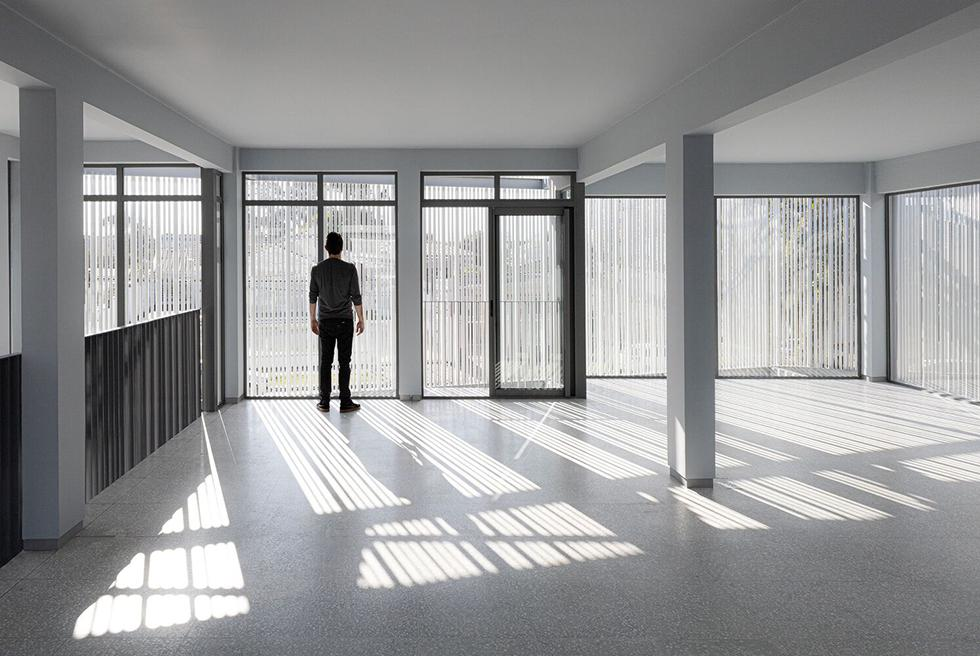
#> input picture data/raw/shadows/Man_Modern_Window.jpeg, 980 x 656 px, found by its file name
$ python illumination_v4.py
#> lines starting #> are read from the running program, lines starting #| are printed output that depends on the picture; after the words box and inside, x2 and y2 are one past the last pixel; in counts of white or black regions, pixels touching at a corner belong together
# Final Iteration

import cv2
import numpy as np
import matplotlib.pyplot as plt


class IlluminationAnalyzer:
    """
    Pipeline: L channel -> local illumination (blur) -> discontinuity
    map -> adaptive shadow threshold -> shape filtering -> axis-aligned
    exclusion, pixel-level then whole-blob (drops architecture: window
    frames, railings, pillars, including fused grid/intersection
    shapes) -> ROI gating -> Hough lines -> dominant axis -> light
    direction (via brightness comparison).
    """

    def __init__(
        self,
        illum_blur_size=61,
        adaptive_block_size=51,
        adaptive_C=8,
        morph_kernel_size=5,
        min_component_area=150,
        max_aspect_ratio=6.0,
        min_extent=0.15,
        max_border_touch_frac=0.6,
        use_hue_filter=False,
        hue_tol=12,
        # Axis-aligned exclusion: architecture photographed roughly
        # level (window frames, railings, door frames, pillars)
        # produces long, near-horizontal/near-vertical dark streaks
        # that are structural, not cast shadows. A component is
        # excluded when BOTH its elongation and its closeness to 0
        # or 90 degrees clear these thresholds; short or non-elongated
        # components are never judged on angle since they have no
        # reliable axis to begin with.
        axis_exclusion_deg=15.0,
        axis_exclusion_min_elongation=2.5,
        # Pixel-level directional opening, run BEFORE the whole-blob
        # PCA filter above. Catches axis-aligned architecture that
        # whole-blob PCA misses: e.g. a window mullion intersection
        # where a horizontal bar and a vertical bar fuse into one
        # connected component after morphological closing. That
        # fused blob has roughly equal spread in x and y, so PCA
        # reports LOW elongation even though every pixel in it sits
        # on a dead-straight horizontal or vertical run - it slips
        # right past the elongation-gated filter below. Opening with
        # a long thin kernel only keeps pixels that are themselves
        # part of a straight run of that length, independent of
        # whatever else is fused to them in the same component.
        # Tuned down from the earlier 0.025/15: at real photo
        # resolution those values were stripping genuine diagonal
        # shadow streaks, not just architecture - most real shadow
        # segments are broken into shortish runs (by railings, floor
        # joints, etc.) and don't survive a long straight-run test.
        # Lower this further if architecture is still leaking through,
        # or raise it if real shadow content is still getting thinned.
        axis_strip_kernel_frac=0.012,
        axis_strip_min_kernel_len=9,
        # ROI gating: "smart" looks at where the (shape- and
        # axis-filtered) shadow candidates concentrate row-by-row
        # instead of assuming a fixed region; "floor" keeps the old
        # fixed-fraction crop for scenes you already know are floor
        # shots; "full" disables gating entirely.
        roi_mode="smart",
        roi_relative_threshold=0.4,
        roi_min_active_frac=0.05,
        roi_pad_frac=0.02,
        floor_roi_top_frac=0.55,
        canny_low=40,
        canny_high=120,
        hough_threshold=40,
        min_line_length=30,
        max_line_gap=10,
        # fraction of image diagonal used as sampling distance/patch
        # size when disambiguating light direction
        light_sample_frac=0.06,
        # Which way the final arrow points along the disambiguated
        # axis. False (default): arrow points the way light is
        # travelling - away from the source, the same way a sunbeam
        # projects across the floor. True: arrow points back toward
        # the source itself (e.g. at the window/sun).
        light_points_to_source=False,
    ):
        self.illum_blur_size = illum_blur_size

        self.adaptive_block_size = adaptive_block_size
        self.adaptive_C = adaptive_C

        self.morph_kernel_size = morph_kernel_size
        self.min_component_area = min_component_area

        self.max_aspect_ratio = max_aspect_ratio
        self.min_extent = min_extent
        self.max_border_touch_frac = max_border_touch_frac

        self.use_hue_filter = use_hue_filter
        self.hue_tol = hue_tol

        self.axis_exclusion_deg = axis_exclusion_deg
        self.axis_exclusion_min_elongation = axis_exclusion_min_elongation
        self.axis_strip_kernel_frac = axis_strip_kernel_frac
        self.axis_strip_min_kernel_len = axis_strip_min_kernel_len

        self.roi_mode = roi_mode
        self.roi_relative_threshold = roi_relative_threshold
        self.roi_min_active_frac = roi_min_active_frac
        self.roi_pad_frac = roi_pad_frac
        self.floor_roi_top_frac = floor_roi_top_frac

        self.canny_low = canny_low
        self.canny_high = canny_high
        self.hough_threshold = hough_threshold
        self.min_line_length = min_line_length
        self.max_line_gap = max_line_gap

        self.light_sample_frac = light_sample_frac
        self.light_points_to_source = light_points_to_source

    # =====================================================
    # IMAGE PROCESSING
    # =====================================================

    def load_image(self, image_path):
#> called with image_path = 'data/raw/shadows/Man_Modern_Window.jpeg'
        image = cv2.imread(image_path)
#> image is the input picture: shape (656, 980, 3); mean B, G, R 153.4, 152.6, 152
        if image is None:
            raise FileNotFoundError(image_path)
        return image

    def preprocess(self, image):
        lab = cv2.cvtColor(image, cv2.COLOR_BGR2LAB)
#> lab: shape (656, 980, 3); mean of channels 0, 1, 2 159.1, 128, 127.5
        L = lab[:, :, 0]
        L = cv2.GaussianBlur(L, (5, 5), 0)
        hsv = cv2.cvtColor(image, cv2.COLOR_BGR2HSV)
#> hsv: shape (656, 980, 3); mean H, S, V 64.6, 6.9, 154.5
        return L, hsv

    # =====================================================
    # LOCAL ILLUMINATION / DISCONTINUITY MAP
    # =====================================================

    def estimate_local_illumination(self, L):
        k = self.illum_blur_size
        if k % 2 == 0:
            k += 1
        return cv2.GaussianBlur(L, (k, k), 0)

    def compute_discontinuity_map(self, L, local_illum):
        diff = local_illum.astype(np.float32) - L.astype(np.float32)
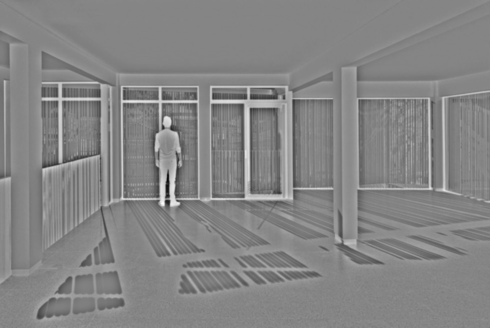
#> diff: shape (656, 980) float32 (shown at 1/2 size); min -156, max 143, mean 0; drawn with min black and max white
        diff = np.clip(diff, 0, 255).astype(np.uint8)
        return diff

    # =====================================================
    # ROI GATING
    # =====================================================

    # [7 lines left out: function build_floor_roi_mask, not called in this run]

    def build_smart_roi_mask(self, shadow_candidates):
        """
        Data-driven ROI: rather than assuming shadows sit in a fixed
        bottom fraction of the frame, this looks at where THIS
        image's own raw shadow-candidate pixels concentrate row by
        row, and keeps a single contiguous band around the strongest
        peak in that profile. Falls back to the full frame when no
        peak stands out (candidates are sparse or spread evenly).

        Deliberately a SINGLE band grown outward from the global
        density peak, not every row that clears a percentile cutoff.
        A percentile threshold lets any unrelated high-density region
        elsewhere in the frame in too - e.g. backlit window mullions
        produce almost as much adaptive-threshold density as a real
        floor shadow band, since local contrast is high there as
        well, even though they are not cast shadows. Anchoring on the
        single strongest peak and expanding only while density stays
        near it keeps the ROI to the region that actually dominates.
        """
        h, w = shadow_candidates.shape[:2]
        full_frame = np.full((h, w), 255, dtype=np.uint8)

        row_density = shadow_candidates.astype(np.float32).sum(axis=1) / (255.0 * w)

        # smooth the profile so a single noisy row doesn't create a spike
        k = max(int(h * 0.02) | 1, 5)
        kernel = np.ones(k, dtype=np.float32) / k
        smoothed = np.convolve(row_density, kernel, mode="same")

        if smoothed.max() < 1e-4:
            # essentially no shadow candidates anywhere -> nothing to gate
            return full_frame

        peak_row = int(np.argmax(smoothed))
        threshold = smoothed[peak_row] * self.roi_relative_threshold

        # grow outward from the peak while density stays close to it,
        # so a second, disconnected high-density region (like a window
        # band well above the floor) can't join the ROI just because
        # it separately clears the same global cutoff
        top = peak_row
        while top > 0 and smoothed[top - 1] >= threshold:
            top -= 1
        bottom = peak_row
        while bottom < h - 1 and smoothed[bottom + 1] >= threshold:
            bottom += 1

        if (bottom - top + 1) < h * self.roi_min_active_frac:
            # too little signal to trust a restricted ROI
            return full_frame

        # pad the band edges so real shadow boundaries near the
        # transition aren't clipped by a hard row cutoff
        pad = max(int(h * self.roi_pad_frac), 3)
        top = max(top - pad, 0)
        bottom = min(bottom + pad, h - 1)

        mask = np.zeros((h, w), dtype=np.uint8)
        mask[top:bottom + 1, :] = 255
        return mask

    def build_roi_mask(self, shadow_candidates):
        if self.roi_mode == "full":
            h, w = shadow_candidates.shape[:2]
            return np.full((h, w), 255, dtype=np.uint8)
        if self.roi_mode == "floor":
            return self.build_floor_roi_mask(shadow_candidates.shape)
        return self.build_smart_roi_mask(shadow_candidates)

    # =====================================================
    # SHADOW CANDIDATES (ADAPTIVE, LOCAL)
    # =====================================================

    def detect_shadow_candidates(self, L):
        block = self.adaptive_block_size
        if block % 2 == 0:
            block += 1

        mask = cv2.adaptiveThreshold(
            L,
            255,
            cv2.ADAPTIVE_THRESH_GAUSSIAN_C,
            cv2.THRESH_BINARY_INV,
            block,
            self.adaptive_C,
        )
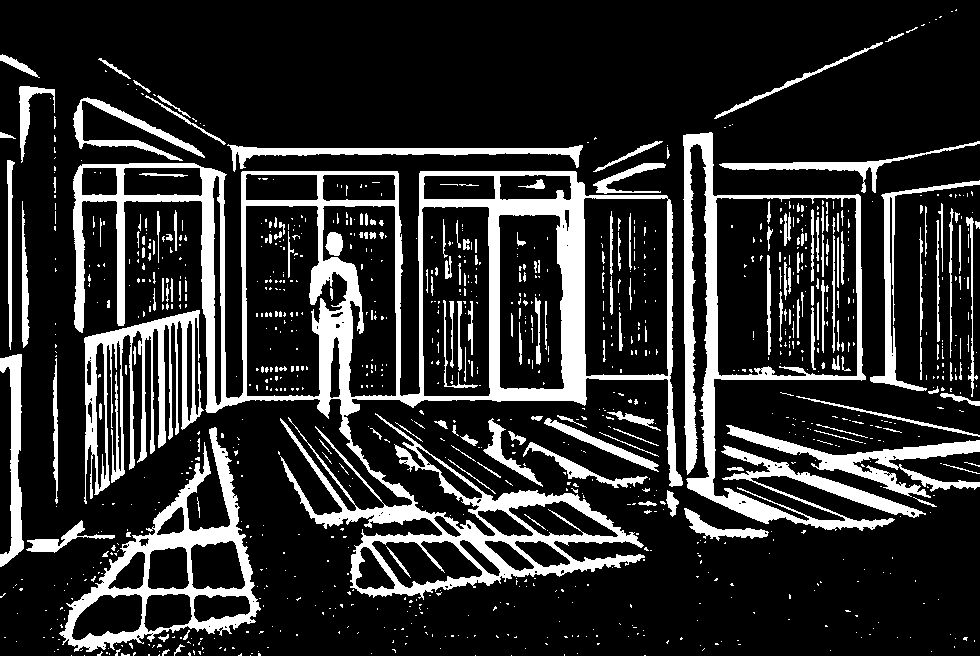
#> mask: shape (656, 980); 18.2% white; 1077 white regions (877 under 20 px), largest, box (x1, y1, x2, y2) and area: (73, 163, 683, 600) 45249, (683, 132, 926, 531) 14450, (59, 427, 261, 652) 9098
        return mask

    # =====================================================
    # CLEANUP
    # =====================================================

    def clean_shadow_mask(self, shadow_mask):
        kernel = np.ones(
            (self.morph_kernel_size, self.morph_kernel_size), np.uint8
        )
        cleaned = cv2.morphologyEx(shadow_mask, cv2.MORPH_OPEN, kernel)
#> cleaned: shape (656, 980); 12.6% white; 116 white regions, largest, box (x1, y1, x2, y2) and area: (419, 171, 586, 404) 10706, (683, 133, 786, 523) 8302, (73, 164, 225, 413) 6270
        cleaned = cv2.morphologyEx(cleaned, cv2.MORPH_CLOSE, kernel)
#> cleaned: shape (656, 980); 12.8% white; 79 white regions, largest, box (x1, y1, x2, y2) and area: (419, 171, 586, 404) 10846, (73, 163, 250, 459) 10623, (683, 133, 800, 523) 8793
        return cleaned

    # =====================================================
    # SHAPE FILTERING
    # =====================================================

    def filter_shadow_components(self, mask):
        h, w = mask.shape
        n_labels, labels, stats, _ = cv2.connectedComponentsWithStats(
            mask, connectivity=8
        )
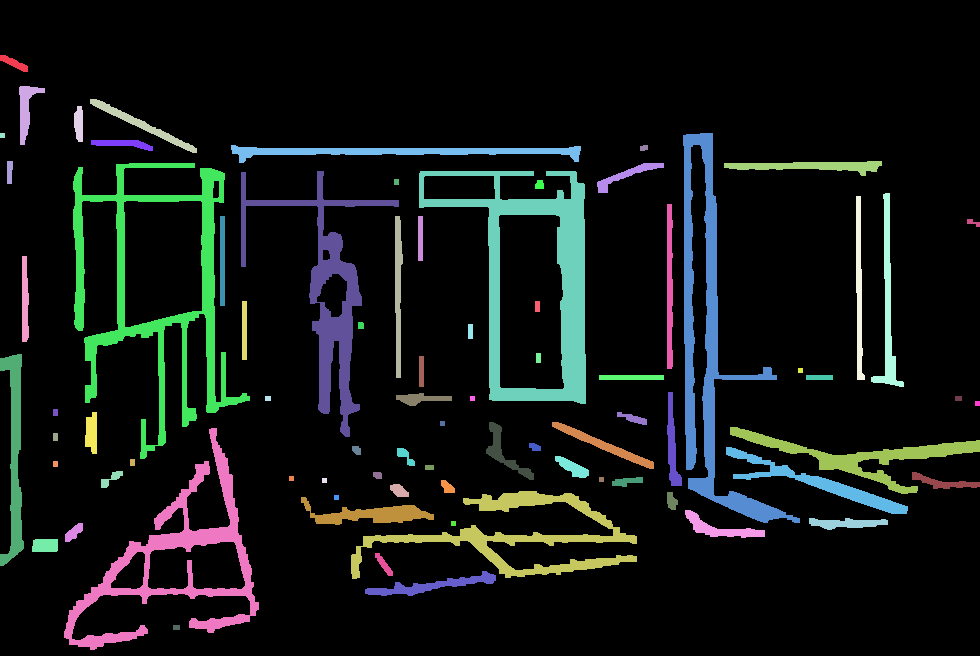
#> labels: shape (656, 980) int32; 80 distinct labels, from 0 to 79; one colour per label, 0 black
#> n_labels = 80; stats = 80 rows, first 6: [0, 0, 980, 656, 560428], [0, 55, 28, 17, 205], [19, 86, 26, 59, 623], [90, 99, 107, 54, 844], [74, 106, 9, 36, 273], [0, 133, 5, 5, 25]

        keep = np.zeros_like(mask)

        for label in range(1, n_labels):
            x, y, cw, ch, area = stats[label]

            if area < self.min_component_area:
                continue

            long_side = max(cw, ch)
            short_side = max(min(cw, ch), 1)
            aspect_ratio = long_side / short_side

            if aspect_ratio > self.max_aspect_ratio:
                continue

            extent = area / float(cw * ch)
            if extent < self.min_extent:
                continue

            component_mask = labels == label
            border_pixels = (
                np.count_nonzero(component_mask[0, :])
                + np.count_nonzero(component_mask[-1, :])
                + np.count_nonzero(component_mask[:, 0])
                + np.count_nonzero(component_mask[:, -1])
            )
            perimeter_est = 2 * (cw + ch)
            border_frac = border_pixels / max(perimeter_est, 1)
            if border_frac > self.max_border_touch_frac:
                continue

            keep[component_mask] = 255
#> this loop made 79 passes
#> (x, y, cw, ch, area) on passes 5, 9, 10, 16, 17, 24, 27, 28: (0, 133, 5, 5, 25), (640, 145, 8, 6, 42), (7, 161, 6, 23, 124), (394, 179, 5, 6, 30), (535, 180, 9, 9, 71), (967, 219, 13, 8, 56), (535, 301, 5, 11, 55), (358, 322, 6, 7, 41)
#> pass 1, in filter_shadow_components, `component_mask = labels == label`:
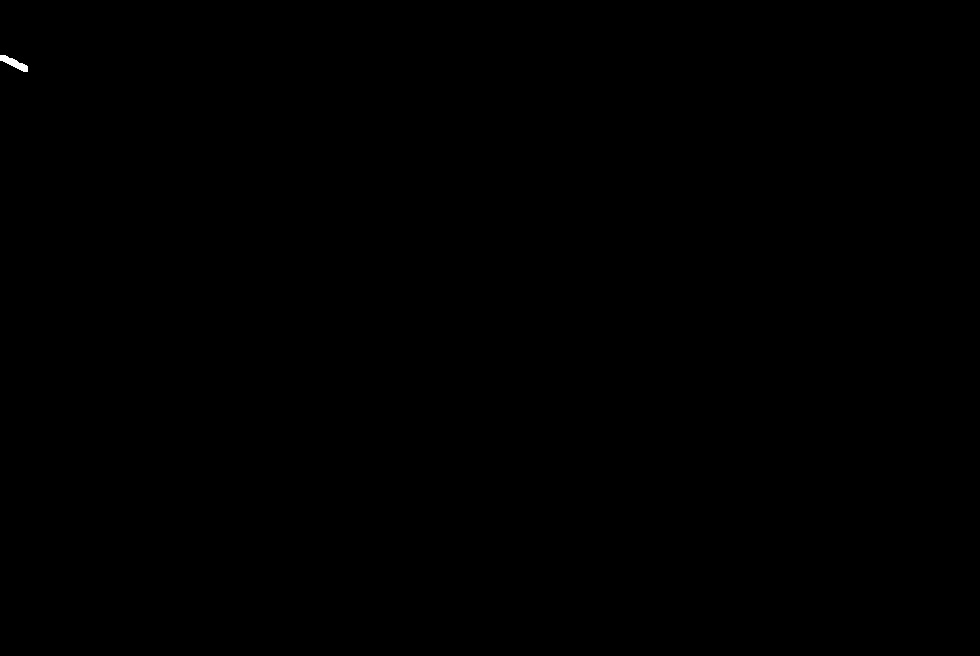
#> component_mask: shape (656, 980) bool; 0.03% white; 1 white region, box (x1, y1, x2, y2) and area: (0, 55, 28, 72) 205
#> after the loop:
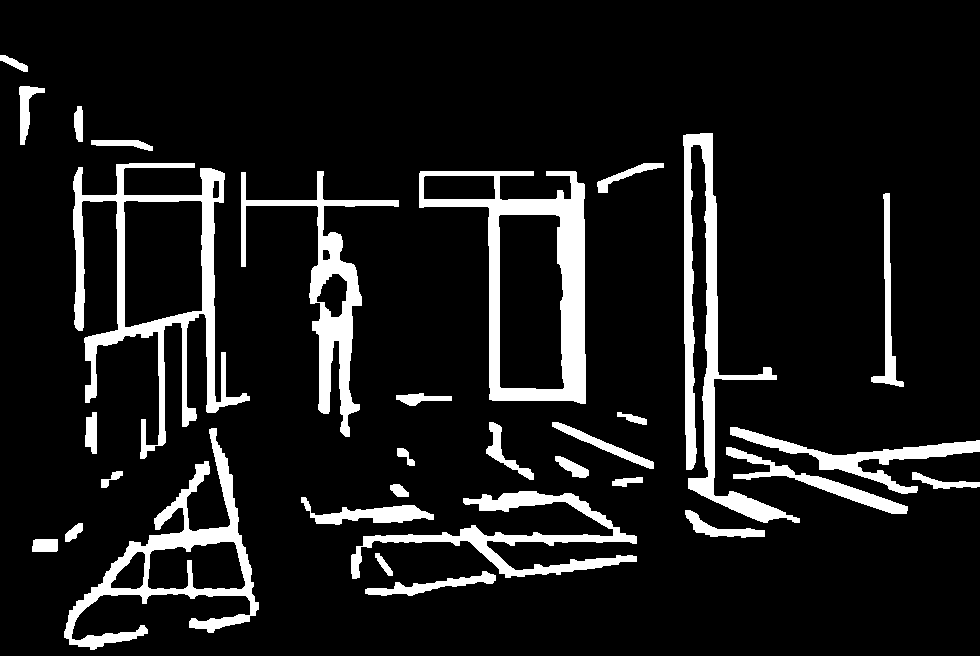
#> keep: shape (656, 980); 10.6% white; 31 white regions, largest, box (x1, y1, x2, y2) and area: (419, 171, 586, 404) 10846, (73, 163, 250, 459) 10623, (683, 133, 800, 523) 8793

        return keep

    # =====================================================
    # ORIENTATION (SHARED PCA HELPER + AXIS-ALIGNED EXCLUSION)
    # =====================================================

    def _component_orientation_stats(self, mask, min_area=None):
        """
        Per-component (label, area, elongation, angle_deg) via PCA on
        each component's own pixel coordinates. angle_deg is the
        undirected axis orientation in [0, 180). Shared by the
        axis-aligned filter and the dominant-shadow-direction
        estimate so both agree on what a component's orientation is.
        """
        if min_area is None:
            min_area = self.min_component_area

        n_labels, labels, stats, _ = cv2.connectedComponentsWithStats(
            mask, connectivity=8
        )

        component_stats = []
        for label in range(1, n_labels):
            area = stats[label, cv2.CC_STAT_AREA]
            if area < min_area:
                continue

            ys, xs = np.nonzero(labels == label)
            pts = np.stack([xs, ys], axis=1).astype(np.float32)

            _, eigenvectors, eigenvalues = cv2.PCACompute2(pts, mean=None)
            elongation = eigenvalues[0, 0] / (eigenvalues[1, 0] + 1e-6)
            vx, vy = eigenvectors[0]
            angle = np.degrees(np.arctan2(vy, vx)) % 180

            component_stats.append(
                {"label": label, "area": area, "elongation": elongation, "angle": angle}
            )

        return labels, component_stats

    def remove_axis_aligned_structures(self, mask):
        """
        Pixel-level companion to filter_axis_aligned_components, run
        first. Opens the mask with a long horizontal kernel and,
        separately, a long vertical kernel; only pixels that survive
        one of those opens (i.e. genuinely belong to a straight
        horizontal or vertical run at least kernel-length long) are
        subtracted out. Unlike whole-blob PCA, this doesn't care what
        else is fused to those pixels in the same connected
        component, so it catches window-grid intersections, L-shaped
        frame corners, and crossbar patterns that a fused-blob
        elongation test misses (a cross/grid blob has near-equal x/y
        spread, so PCA reports low elongation despite every pixel
        sitting on a straight run).

        Kernel length scales with image size so this behaves
        consistently across resolutions.
        """
        h, w = mask.shape[:2]
        k = max(int(min(h, w) * self.axis_strip_kernel_frac), self.axis_strip_min_kernel_len)

        h_kernel = cv2.getStructuringElement(cv2.MORPH_RECT, (k, 1))
        v_kernel = cv2.getStructuringElement(cv2.MORPH_RECT, (1, k))

        horiz = cv2.morphologyEx(mask, cv2.MORPH_OPEN, h_kernel)
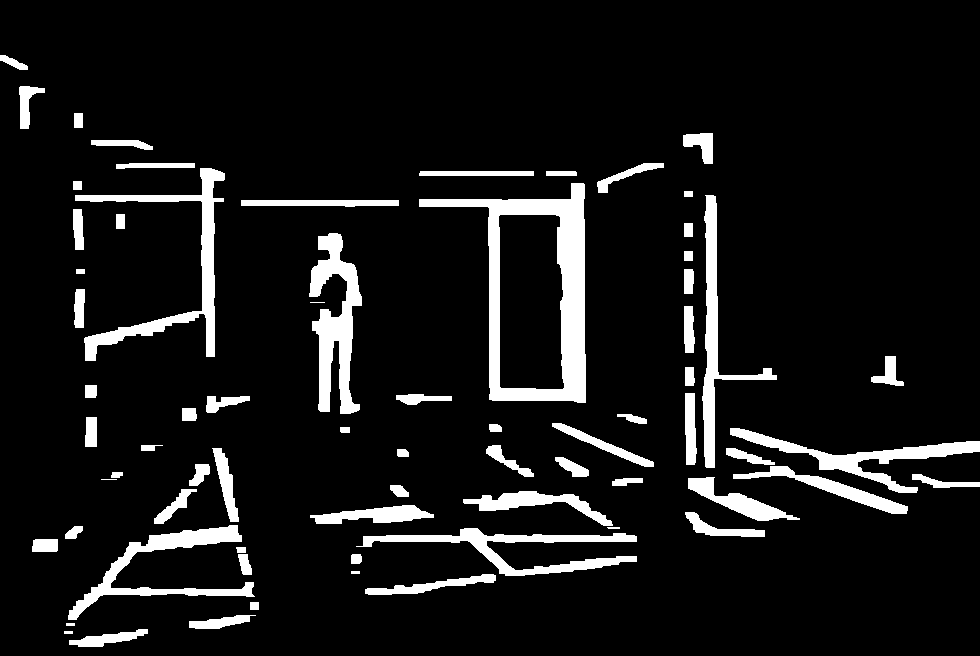
#> horiz: shape (656, 980); 8.9% white; 71 white regions (2 under 20 px), largest, box (x1, y1, x2, y2) and area: (419, 183, 586, 403) 9752, (309, 233, 362, 414) 4704, (75, 168, 225, 361) 4630
        vert = cv2.morphologyEx(mask, cv2.MORPH_OPEN, v_kernel)
#> vert: shape (656, 980); 8.7% white; 107 white regions (22 under 20 px), largest, box (x1, y1, x2, y2) and area: (488, 171, 586, 404) 9498, (683, 133, 718, 501) 7221, (310, 171, 362, 437) 5350
        axis_aligned = cv2.bitwise_or(horiz, vert)
#> axis_aligned: shape (656, 980); 10.5% white; 32 white regions, largest, box (x1, y1, x2, y2) and area: (419, 171, 586, 404) 10845, (73, 163, 250, 459) 10599, (683, 133, 800, 523) 8761
#> (the rest of the program and of its run is left out)
